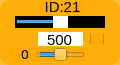
    <widget class="QWidget" name="widget_id21" native="true">
     <property name="geometry">
      <rect>
       <x>860</x>
       <y>410</y>
       <width>120</width>
       <height>65</height>
      </rect>
     </property>
     <property name="maximumSize">
      <size>
       <width>16777161</width>
       <height>16777215</height>
      </size>
     </property>
     <property name="styleSheet">
      <string notr="true">background-color: rgb(255, 170, 0, 200);
border-radius:10px;</string>
     </property>
     <widget class="QLabel" name="label_ID21">
      <property name="geometry">
       <rect>
        <x>40</x>
        <y>1</y>
        <width>45</width>
        <height>12</height>
       </rect>
      </property>
      <property name="minimumSize">
       <size>
        <width>0</width>
        <height>10</height>
       </size>
      </property>
      <property name="font">
       <font>
        <family>Arial</family>
        <pointsize>11</pointsize>
       </font>
      </property>
      <property name="styleSheet">
       <string notr="true">background-color: rgb(255, 255, 255， 0);
border-radius:0px;</string>
      </property>
      <property name="text">
       <string>ID:21</string>
      </property>
      <property name="alignment">
       <set>Qt::AlignCenter</set>
      </property>
     </widget>
     <widget class="QSlider" name="horizontalSlider_pulse_id21">
      <property name="geometry">
       <rect>
        <x>15</x>
        <y>16</y>
        <width>90</width>
        <height>12</height>
       </rect>
      </property>
      <property name="autoFillBackground">
       <bool>false</bool>
      </property>
      <property name="styleSheet">
       <string notr="true">QSlider{
	background: rgb(0, 0, 0);
	border-radius:0px;
}
QSlider::handle {/*设置中间的那个滑动的键*/                           background: rgb(255, 255, 255)}</string>
      </property>
      <property name="minimum">
       <number>0</number>
      </property>
      <property name="maximum">
       <number>1000</number>
      </property>
      <property name="pageStep">
       <number>1</number>
      </property>
      <property name="value">
       <number>500</number>
      </property>
      <property name="orientation">
       <enum>Qt::Horizontal</enum>
      </property>
     </widget>
     <widget class="QSlider" name="horizontalSlider_dev_id21">
      <property name="geometry">
       <rect>
        <x>35</x>
        <y>48</y>
        <width>50</width>
        <height>13</height>
       </rect>
      </property>
      <property name="styleSheet">
       <string notr="true">background-color: rgb(255, 255, 255， 0);</string>
      </property>
      <property name="minimum">
       <number>-125</number>
      </property>
      <property name="maximum">
       <number>125</number>
      </property>
      <property name="pageStep">
       <number>1</number>
      </property>
      <property name="orientation">
       <enum>Qt::Horizontal</enum>
      </property>
     </widget>
     <widget class="QLabel" name="label_id21">
      <property name="geometry">
       <rect>
        <x>10</x>
        <y>47</y>
        <width>30</width>
        <height>15</height>
       </rect>
      </property>
      <property name="minimumSize">
       <size>
        <width>0</width>
        <height>10</height>
       </size>
      </property>
      <property name="font">
       <font>
        <family>DejaVu Sans</family>
        <pointsize>10</pointsize>
       </font>
      </property>
      <property name="styleSheet">
       <string notr="true">background-color: rgb(255, 255, 255， 0);</string>
      </property>
      <property name="text">
       <string>0</string>
      </property>
      <property name="alignment">
       <set>Qt::AlignCenter</set>
      </property>
     </widget>
     <widget class="QLineEdit" name="lineEdit_id21">
      <property name="geometry">
       <rect>
        <x>38</x>
        <y>32</y>
        <width>45</width>
        <height>14</height>
       </rect>
      </property>
      <property name="sizePolicy">
       <sizepolicy hsizetype="Fixed" vsizetype="Fixed">
        <horstretch>0</horstretch>
        <verstretch>0</verstretch>
       </sizepolicy>
      </property>
      <property name="font">
       <font>
        <family>Arial</family>
        <pointsize>11</pointsize>
       </font>
      </property>
      <property name="autoFillBackground">
       <bool>false</bool>
      </property>
      <property name="styleSheet">
       <string notr="true">background-color: rgb(255, 255, 255);
border-radius:0px;</string>
      </property>
      <property name="text">
       <string>500</string>
      </property>
      <property name="maxLength">
       <number>1000</number>
      </property>
      <property name="alignment">
       <set>Qt::AlignCenter</set>
      </property>
      <property name="dragEnabled">
       <bool>false</bool>
      </property>
      <property name="readOnly">
       <bool>false</bool>
      </property>
     </widget>
     <widget class="QCheckBox" name="checkBox_id21">
      <property name="geometry">
       <rect>
        <x>90</x>
        <y>34</y>
        <width>15</width>
        <height>10</height>
       </rect>
      </property>
      <property name="text">
       <string/>
      </property>
     </widget>
    </widget>
